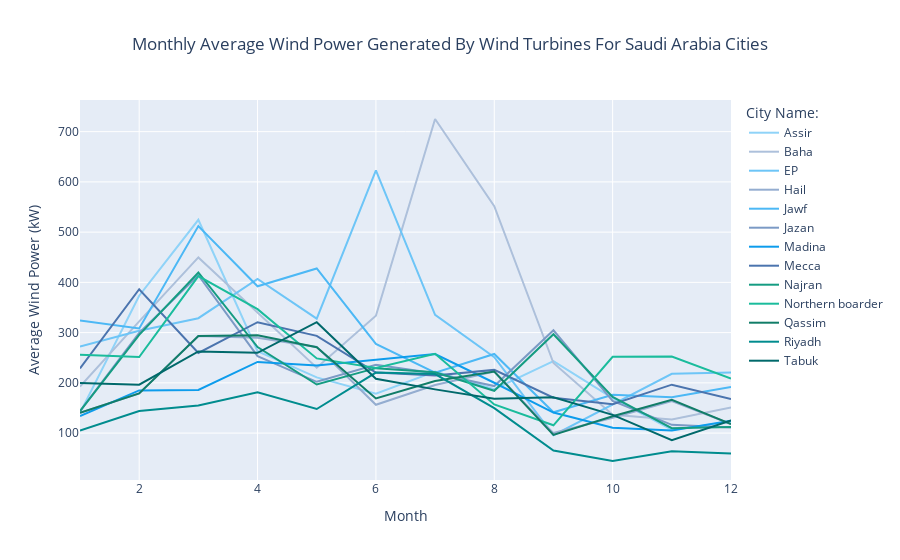

This figure's notebook cell:
### Code cell
# The lines colors for our plot
line_colors = ['#8fd3f8', '#adc0db', '#6dc5f7', '#94add0', '#4cb8f5', '#7b9ac5',
              '#0d9cec', '#4b74ae', '#159c82', '#1abc9c', '#117d68', '#008c8e',
              '#00696b']

# Find the average wind power of every month for each city
data = df.groupby(['city','month'])['Power_Output_kW'].mean()
fig = px.line(data, 
              x = data.index.get_level_values('month'), 
              y = data.values,
              color=data.index.get_level_values('city'),
              color_discrete_sequence = line_colors,
              title="Monthly Average Wind Power Generated By Wind Turbines For Saudi Arabia Cities",
             labels=dict(x="Month", y="Average Wind Power (kW)", color="City Name:"))
fig.update(layout=dict(title=dict(x=0.5)))
fig.show();

### Figure 1 — Plotly figure (JSON) as saved in the notebook; plotly's stock layout.template omitted (floating-point values rounded to 4 significant figures)
{"data": [{"hovertemplate": "City Name:=Assir<br>Month=%{x}<br>Average Wind Power (kW)=%{y}<extra></extra>", "legendgroup": "Assir", "line": {"color": "#8fd3f8", "dash": "solid"}, "mode": "lines", "name": "Assir", "orientation": "v", "showlegend": true, "type": "scatter", "x": [1, 2, 3, 4, 5, 6, 7, 8, 9, 10, 11, 12], "xaxis": "x", "y": [140.1, 373.4, 524.6, 263.0, 210.9, 178.2, 222.7, 187.3, 243.4, 169.5, 106.6, 122.0], "yaxis": "y"}, {"hovertemplate": "City Name:=Baha<br>Month=%{x}<br>Average Wind Power (kW)=%{y}<extra></extra>", "legendgroup": "Baha", "line": {"color": "#adc0db", "dash": "solid"}, "mode": "lines", "name": "Baha", "orientation": "v", "showlegend": true, "type": "scatter", "x": [1, 2, 3, 4, 5, 6, 7, 8, 9, 10, 11, 12], "xaxis": "x", "y": [192.8, 322.4, 449.6, 339.8, 230.0, 333.6, 725.2, 551.7, 239.6, 136.4, 127.0, 150.9], "yaxis": "y"}, {"hovertemplate": "City Name:=EP<br>Month=%{x}<br>Average Wind Power (kW)=%{y}<extra></extra>", "legendgroup": "EP", "line": {"color": "#6dc5f7", "dash": "solid"}, "mode": "lines", "name": "EP", "orientation": "v", "showlegend": true, "type": "scatter", "x": [1, 2, 3, 4, 5, 6, 7, 8, 9, 10, 11, 12], "xaxis": "x", "y": [272.3, 303.8, 328.7, 406.7, 327.8, 622.8, 335.5, 251.2, 95.8, 157.2, 218.1, 220.7], "yaxis": "y"}, {"hovertemplate": "City Name:=Hail<br>Month=%{x}<br>Average Wind Power (kW)=%{y}<extra></extra>", "legendgroup": "Hail", "line": {"color": "#94add0", "dash": "solid"}, "mode": "lines", "name": "Hail", "orientation": "v", "showlegend": true, "type": "scatter", "x": [1, 2, 3, 4, 5, 6, 7, 8, 9, 10, 11, 12], "xaxis": "x", "y": [140.5, 178.9, 293.4, 289.6, 271.6, 156.4, 195.7, 222.6, 100.0, 130.6, 163.7, 118.0], "yaxis": "y"}, {"hovertemplate": "City Name:=Jawf<br>Month=%{x}<br>Average Wind Power (kW)=%{y}<extra></extra>", "legendgroup": "Jawf", "line": {"color": "#4cb8f5", "dash": "solid"}, "mode": "lines", "name": "Jawf", "orientation": "v", "showlegend": true, "type": "scatter", "x": [1, 2, 3, 4, 5, 6, 7, 8, 9, 10, 11, 12], "xaxis": "x", "y": [324.1, 308.3, 512.1, 392.1, 427.7, 277.5, 220.1, 257.6, 141.5, 176.2, 171.2, 191.8], "yaxis": "y"}, {"hovertemplate": "City Name:=Jazan<br>Month=%{x}<br>Average Wind Power (kW)=%{y}<extra></extra>", "legendgroup": "Jazan", "line": {"color": "#7b9ac5", "dash": "solid"}, "mode": "lines", "name": "Jazan", "orientation": "v", "showlegend": true, "type": "scatter", "x": [1, 2, 3, 4, 5, 6, 7, 8, 9, 10, 11, 12], "xaxis": "x", "y": [143.5, 299.6, 414.4, 253.1, 202.1, 236.0, 219.1, 193.6, 304.7, 163.9, 116.4, 111.0], "yaxis": "y"}, {"hovertemplate": "City Name:=Madina<br>Month=%{x}<br>Average Wind Power (kW)=%{y}<extra></extra>", "legendgroup": "Madina", "line": {"color": "#0d9cec", "dash": "solid"}, "mode": "lines", "name": "Madina", "orientation": "v", "showlegend": true, "type": "scatter", "x": [1, 2, 3, 4, 5, 6, 7, 8, 9, 10, 11, 12], "xaxis": "x", "y": [134.0, 185.0, 185.7, 241.7, 234.3, 246.2, 257.3, 200.2, 141.0, 110.6, 105.3, 124.4], "yaxis": "y"}, {"hovertemplate": "City Name:=Mecca<br>Month=%{x}<br>Average Wind Power (kW)=%{y}<extra></extra>", "legendgroup": "Mecca", "line": {"color": "#4b74ae", "dash": "solid"}, "mode": "lines", "name": "Mecca", "orientation": "v", "showlegend": true, "type": "scatter", "x": [1, 2, 3, 4, 5, 6, 7, 8, 9, 10, 11, 12], "xaxis": "x", "y": [228.7, 386.3, 259.5, 320.7, 293.6, 220.6, 214.8, 225.8, 170.4, 157.5, 196.4, 168.0], "yaxis": "y"}, {"hovertemplate": "City Name:=Najran<br>Month=%{x}<br>Average Wind Power (kW)=%{y}<extra></extra>", "legendgroup": "Najran", "line": {"color": "#159c82", "dash": "solid"}, "mode": "lines", "name": "Najran", "orientation": "v", "showlegend": true, "type": "scatter", "x": [1, 2, 3, 4, 5, 6, 7, 8, 9, 10, 11, 12], "xaxis": "x", "y": [143.9, 295.5, 419.7, 271.1, 196.6, 229.2, 221.2, 184.2, 296.7, 172.0, 109.8, 112.0], "yaxis": "y"}, {"hovertemplate": "City Name:=Northern boarder<br>Month=%{x}<br>Average Wind Power (kW)=%{y}<extra></extra>", "legendgroup": "Northern boarder", "line": {"color": "#1abc9c", "dash": "solid"}, "mode": "lines", "name": "Northern boarder", "orientation": "v", "showlegend": true, "type": "scatter", "x": [1, 2, 3, 4, 5, 6, 7, 8, 9, 10, 11, 12], "xaxis": "x", "y": [256.1, 251.4, 412.6, 346.6, 248.7, 229.7, 257.8, 157.1, 115.6, 251.9, 252.3, 208.5], "yaxis": "y"}, {"hovertemplate": "City Name:=Qassim<br>Month=%{x}<br>Average Wind Power (kW)=%{y}<extra></extra>", "legendgroup": "Qassim", "line": {"color": "#117d68", "dash": "solid"}, "mode": "lines", "name": "Qassim", "orientation": "v", "showlegend": true, "type": "scatter", "x": [1, 2, 3, 4, 5, 6, 7, 8, 9, 10, 11, 12], "xaxis": "x", "y": [140.5, 178.9, 293.4, 294.6, 271.1, 168.9, 203.5, 222.6, 96.46, 133.5, 166.3, 118.0], "yaxis": "y"}, {"hovertemplate": "City Name:=Riyadh<br>Month=%{x}<br>Average Wind Power (kW)=%{y}<extra></extra>", "legendgroup": "Riyadh", "line": {"color": "#008c8e", "dash": "solid"}, "mode": "lines", "name": "Riyadh", "orientation": "v", "showlegend": true, "type": "scatter", "x": [1, 2, 3, 4, 5, 6, 7, 8, 9, 10, 11, 12], "xaxis": "x", "y": [105.3, 143.9, 154.8, 181.4, 148.0, 220.6, 217.5, 149.6, 65.33, 44.47, 63.84, 59.45], "yaxis": "y"}, {"hovertemplate": "City Name:=Tabuk<br>Month=%{x}<br>Average Wind Power (kW)=%{y}<extra></extra>", "legendgroup": "Tabuk", "line": {"color": "#00696b", "dash": "solid"}, "mode": "lines", "name": "Tabuk", "orientation": "v", "showlegend": true, "type": "scatter", "x": [1, 2, 3, 4, 5, 6, 7, 8, 9, 10, 11, 12], "xaxis": "x", "y": [199.8, 196.3, 262.4, 259.8, 320.7, 208.1, 187.0, 168.5, 171.2, 136.4, 85.9, 125.4], "yaxis": "y"}], "layout": {"legend": {"title": {"text": "City Name:"}, "tracegroupgap": 0}, "title": {"text": "Monthly Average Wind Power Generated By Wind Turbines For Saudi Arabia Cities", "x": 0.5}, "xaxis": {"anchor": "y", "domain": [0, 1], "title": {"text": "Month"}}, "yaxis": {"anchor": "x", "domain": [0, 1], "title": {"text": "Average Wind Power (kW)"}}}}
